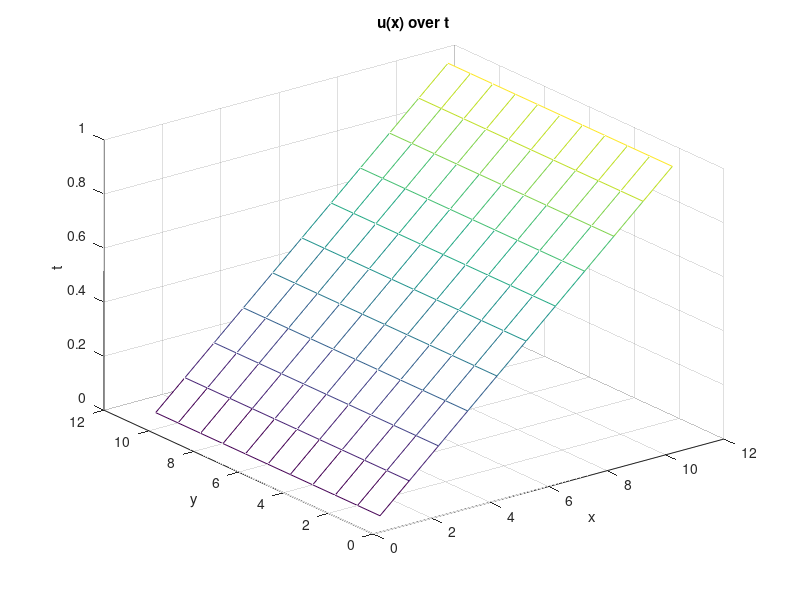
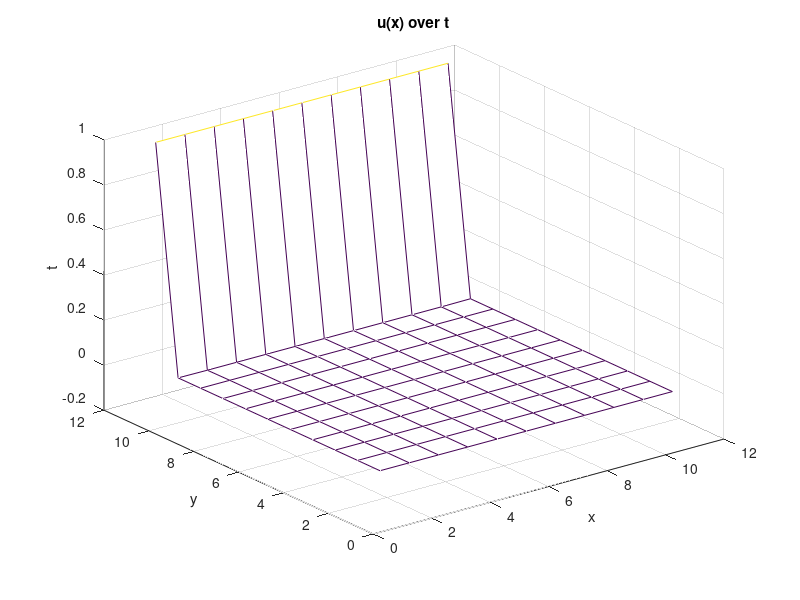

These charts were generated, in order, by the following MATLAB code:
home
close all
clear all

addpath('..\..\data')

%Loading variables
x = load('2fwd10.txt');

backward = load('2bwd10.txt');

%%

%Arrays for x-axis
dx = linspace(0,1,length(x));
dy = dx;

%Plotting the data
figure(1)
mesh(x)
xlabel('x')
ylabel('y')
zlabel('t')
title('u(x) over t')

figure(2)
mesh(backward)
xlabel('x')
ylabel('y')
zlabel('t')
title('u(x) over t')